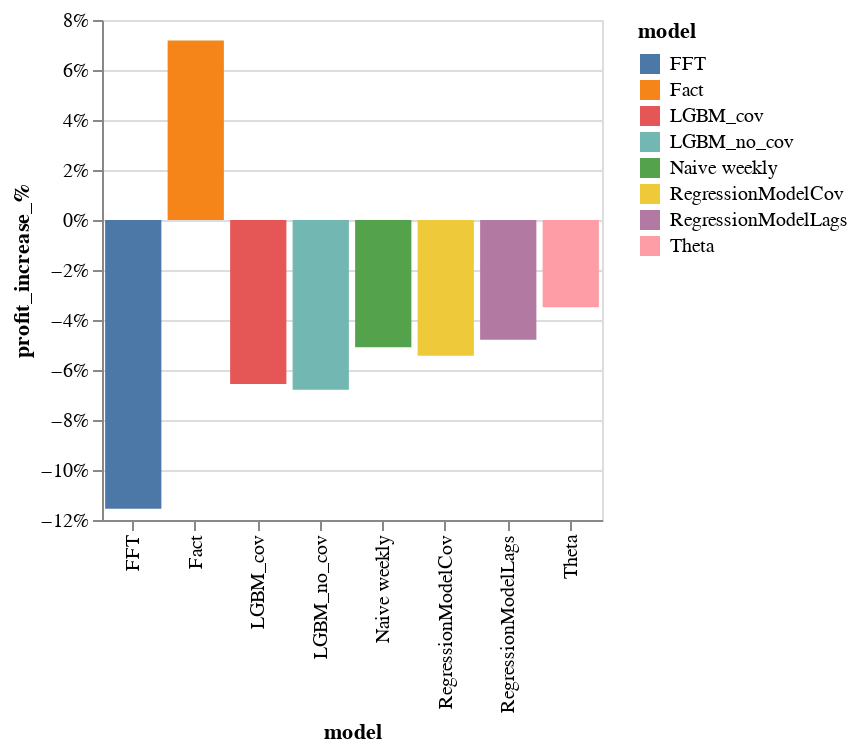

Here is the notebook cell this chart was saved with:
### Code cell
alt.Chart(all_items_eval.reset_index()).mark_bar().encode(
    x=alt.X('model:N',scale=alt.Scale(zero=False)),
    y=alt.Y('profit_increase_%:Q',scale=alt.Scale(zero=True),axis=alt.Axis(format='%')),
    color=alt.Color('model:N')
).properties(width=250, height=250)#.interactive()

### Figure 1 — Vega-Lite specification as saved in the notebook (floating-point values rounded to 4 significant figures)
{"config": {"view": {"continuousWidth": 400, "continuousHeight": 300}}, "data": {"name": "data-a0f316cc1b0363e967a7c252daa0d505"}, "mark": "bar", "encoding": {"color": {"type": "nominal", "field": "model"}, "x": {"type": "nominal", "field": "model", "scale": {"zero": false}}, "y": {"type": "quantitative", "axis": {"format": "%"}, "field": "profit_increase_%", "scale": {"zero": true}}}, "height": 250, "width": 250, "$schema": "https://vega.github.io/schema/vega-lite/v4.8.1.json", "datasets": {"data-a0f316cc1b0363e967a7c252daa0d505": [{"model": "FFT", "value": 433300.0, "sell_price": 186.0, "daily_revenue": 629000.0, "disount": 0.1214, "sell_price_w_disount": 163.3, "value_increase": 45.9, "value_w_disount": 590700.0, "daily_revenue_w_disount": 747500.0, "daily_profit": 377400.0, "daily_profit_w_disount": 403900.0, "value_fact": 456100.0, "daily_profit_fact": 396900.0, "value_w_disount_fact": 620400.0, "daily_profit_w_disount_fact": 424900.0, "inventory_left": -29650.0, "final_profit_w_discount": 351000.0, "final_profit_base_price": 314600.0, "profit_increase_%": -0.1155}, {"model": "Fact", "value": 456100.0, "sell_price": 186.0, "daily_revenue": 661500.0, "disount": 0.1151, "sell_price_w_disount": 164.6, "value_increase": 43.5, "value_w_disount": 613700.0, "daily_revenue_w_disount": 781400.0, "daily_profit": 396900.0, "daily_profit_w_disount": 425400.0, "value_fact": 456100.0, "daily_profit_fact": 396900.0, "value_w_disount_fact": 613700.0, "daily_profit_w_disount_fact": 425400.0, "inventory_left": 0.0, "final_profit_w_discount": 425400.0, "final_profit_base_price": 396900.0, "profit_increase_%": 0.07183}, {"model": "LGBM_cov", "value": 469000.0, "sell_price": 186.0, "daily_revenue": 679200.0, "disount": 0.1183, "sell_price_w_disount": 164.1, "value_increase": 44.7, "value_w_disount": 635500.0, "daily_revenue_w_disount": 801800.0, "daily_profit": 407500.0, "daily_profit_w_disount": 434000.0, "value_fact": 456100.0, "daily_profit_fact": 396900.0, "value_w_disount_fact": 618400.0, "daily_profit_w_disount_fact": 422300.0, "inventory_left": 17050.0, "final_profit_w_discount": 370900.0, "final_profit_base_price": 341000.0, "profit_increase_%": -0.06556}, {"model": "LGBM_no_cov", "value": 466000.0, "sell_price": 186.0, "daily_revenue": 675100.0, "disount": 0.1175, "sell_price_w_disount": 164.2, "value_increase": 44.4, "value_w_disount": 633500.0, "daily_revenue_w_disount": 797100.0, "daily_profit": 405100.0, "daily_profit_w_disount": 430400.0, "value_fact": 456100.0, "daily_profit_fact": 396900.0, "value_w_disount_fact": 617800.0, "daily_profit_w_disount_fact": 422400.0, "inventory_left": 15690.0, "final_profit_w_discount": 369900.0, "final_profit_base_price": 341100.0, "profit_increase_%": -0.06786}, {"model": "Naive weekly", "value": 459100.0, "sell_price": 186.0, "daily_revenue": 665700.0, "disount": 0.1167, "sell_price_w_disount": 164.3, "value_increase": 44.1, "value_w_disount": 622000.0, "daily_revenue_w_disount": 788900.0, "daily_profit": 399400.0, "daily_profit_w_disount": 428200.0, "value_fact": 456100.0, "daily_profit_fact": 396900.0, "value_w_disount_fact": 618800.0, "daily_profit_w_disount_fact": 425000.0, "inventory_left": 3169.0, "final_profit_w_discount": 376700.0, "final_profit_base_price": 343300.0, "profit_increase_%": -0.05087}, {"model": "RegressionModelCov", "value": 479500.0, "sell_price": 186.0, "daily_revenue": 693800.0, "disount": 0.1143, "sell_price_w_disount": 164.7, "value_increase": 43.2, "value_w_disount": 641800.0, "daily_revenue_w_disount": 820300.0, "daily_profit": 416300.0, "daily_profit_w_disount": 448600.0, "value_fact": 456100.0, "daily_profit_fact": 396900.0, "value_w_disount_fact": 610900.0, "daily_profit_w_disount_fact": 427900.0, "inventory_left": 30850.0, "final_profit_w_discount": 375300.0, "final_profit_base_price": 340900.0, "profit_increase_%": -0.05432}, {"model": "RegressionModelLags", "value": 467400.0, "sell_price": 186.0, "daily_revenue": 676900.0, "disount": 0.1143, "sell_price_w_disount": 164.7, "value_increase": 43.2, "value_w_disount": 626300.0, "daily_revenue_w_disount": 800300.0, "daily_profit": 406100.0, "daily_profit_w_disount": 437500.0, "value_fact": 456100.0, "daily_profit_fact": 396900.0, "value_w_disount_fact": 611200.0, "daily_profit_w_disount_fact": 427500.0, "inventory_left": 15150.0, "final_profit_w_discount": 377900.0, "final_profit_base_price": 343200.0, "profit_increase_%": -0.04793}, {"model": "Theta", "value": 460100.0, "sell_price": 186.0, "daily_revenue": 667200.0, "disount": 0.1063, "sell_price_w_disount": 166.2, "value_increase": 40.2, "value_w_disount": 604400.0, "daily_revenue_w_disount": 783300.0, "daily_profit": 400300.0, "daily_profit_w_disount": 432500.0, "value_fact": 456100.0, "daily_profit_fact": 396900.0, "value_w_disount_fact": 599500.0, "daily_profit_w_disount_fact": 428700.0, "inventory_left": 4963.0, "final_profit_w_discount": 383000.0, "final_profit_base_price": 347600.0, "profit_increase_%": -0.0349}]}}
